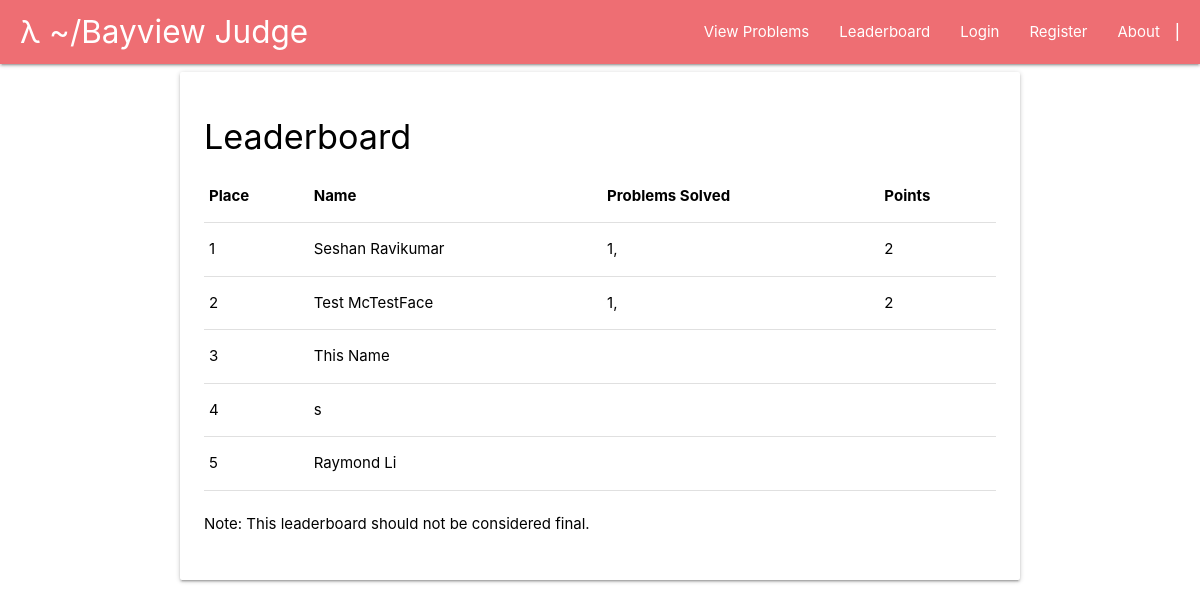
/Leaderboard/index.php, run on an earlier commit of the app's database.
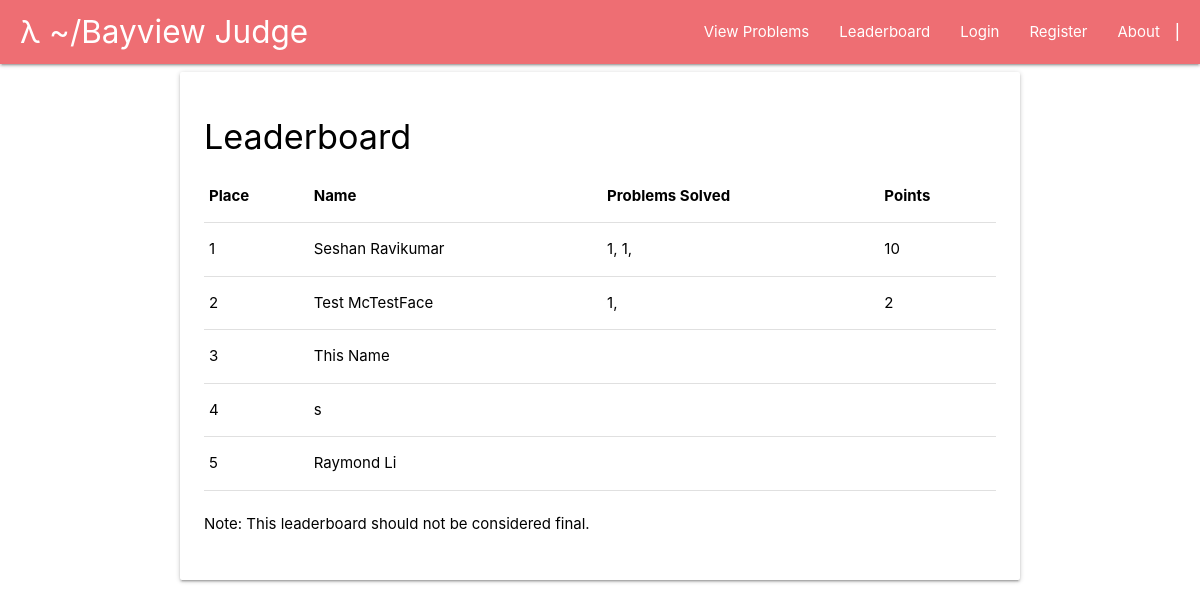
And on a later commit of the database.
### tables this page shows
CREATE TABLE `users` (
  `id` int(11) NOT NULL,
  `username` varchar(100) NOT NULL,
  `password` varchar(255) NOT NULL,
  `email` varchar(100) NOT NULL,
  `points` int(11) NOT NULL,
  `full_name` text NOT NULL,
  `school` text NOT NULL,
  `profile_desc` text NOT NULL,
  `role` int(11) NOT NULL DEFAULT '0'
);

### Controllers/GetUser.php (called while the page is built, shortened)
<?php
function getUsersList() {
    $config = parse_ini_file($_SERVER['DOCUMENT_ROOT'] . "/Config/config.ini");
    $conn = new mysqli($config['db_host'], $config['db_user'], $config['db_pass'], $config['db_name']);
    $query = "SELECT * FROM users ORDER BY points DESC";
    $result = $conn->query($query);
    $userArray = array();
    $index = 0;
    while($row = $result->fetch_assoc()){
        $userArray[$index] = $row;
        $index++;
    }
    return $userArray;
}
function computeScoreByID($id) {
    $config = parse_ini_file($_SERVER['DOCUMENT_ROOT'] . "/Config/config.ini");
    $conn = new mysqli($config['db_host'], $config['db_user'], $config['db_pass'], $config['db_name']);
    $query = "SELECT sum(points) FROM submissions WHERE user_id=$id";
    $result = $conn->query($query);
    $points = $result->fetch_assoc()['sum(points)'];
    $query = "UPDATE users SET
                 points=$points
                 WHERE id=$id";
    return $points;
}
function getUserSubmissionsByID($id) {
    $config = parse_ini_file($_SERVER['DOCUMENT_ROOT'] . "/Config/config.ini");
    $conn = new mysqli($config['db_host'], $config['db_user'], $config['db_pass'], $config['db_name']);
    $query = "SELECT * FROM submissions WHERE user_id=$id";
    $result = $conn->query($query);
    $problems=array();
    while ($row = $result->fetch_assoc()) {
        array_push($problems,$row['problem_id']);
    }
    return $problems;
}
?>

### Leaderboard/index.php (the view, shortened to what this page needs)
<?php
include($_SERVER['DOCUMENT_ROOT'] . "/Parts/page-head.php");
include($_SERVER['DOCUMENT_ROOT'] . "/Parts/page-foot.php");
include($_SERVER['DOCUMENT_ROOT'] . "/Controllers/GetUser.php");
echo renderPageHead("Leaderboard");
?>
<div class="card white hoverable">
    <div class="card-content black-text">
        <div class="row">
            <h4>Leaderboard</h4>
            <table>
                <thead>
                <tr>
                    <th>Place</th>
                    <th>Name</th>
                    <th>Problems Solved</th>
                    <th>Points</th>
                </tr>
                </thead>
                <tbody>
                <?php
                $users = getUsersList();
                $index  = 1;
                foreach($users as $user) {
                    ?>
                    <tr>
                        <td><?php echo $index ?></td>
                        <td><?php echo $user['full_name'] ?></td>
                        <td><?php
                            $submissions = getUserSubmissionsByID($user['id']);
                            foreach($submissions as $submission) {
                                echo $submission.", ";
                            }
                        ?></td>
                        <td><?php echo computeScoreByID($user['id']) ?></td>
                    </tr>
                    <?php
                    $index++;
                }
                ?>
                </tbody>
            </table>
            <br />
            <p>Note: This leaderboard should not be considered final.</p>
        </div>
    </div>
</div>
<?php
echo renderPageFoot();
?>

### Parts/page-head.php (shortened to what this page needs)
<?php
function renderPageHead($title) {
    $config = parse_ini_file($_SERVER['DOCUMENT_ROOT'] . "/Config/config.ini");
    $pageRoot = $config['page_root'];
    $helloMsg = "";
    $authBtns = "<li><a href=\"$pageRoot/Auth/Login.php\">Login</a></li><li><a href=\"$pageRoot/Auth/Register.php\">Register</a></li>";
    return <<<HTML
<!DOCTYPE html>
<html>
    <head>
        <link href="https://fonts.googleapis.com/icon?family=Material+Icons" rel="stylesheet">
        <link type="text/css" rel="stylesheet" href="$pageRoot/Assets/materialize/css/materialize.min.css"  media="screen,projection"/>
        <meta name="viewport" content="width=device-width, initial-scale=1.0"/>
        <title>$title - BayviewJudge</title>
    </head>
    <body>
        <nav>
            <div class="nav-wrapper">
                <a href="$pageRoot/" class="brand-logo" style="padding-left: 20px">λ ~/Bayview Judge</a>
                <ul id="nav-mobile" class="right hide-on-med-and-down" style="padding-right: 20px">
                    <li><a href="$pageRoot/Problems/ViewProblems.php">View Problems</a></li>
                    <li><a href="$pageRoot/Leaderboard">Leaderboard</a></li>
                    $authBtns
                    <li><a href="$pageRoot/About.php">About</a></li>
                    <li><strong>|  $helloMsg</strong></li>
                </ul>
            </div>
        </nav>
        <div class="container">
HTML;
}

### Parts/page-foot.php
<?php
function renderPageFoot() {
    $config = parse_ini_file($_SERVER['DOCUMENT_ROOT'] . "/Config/config.ini");
    $pageRoot = $config['page_root'];
    return <<<HTML
        </div>
        <script type="text/javascript" src="$pageRoot/Assets/materialize/js/materialize.min.js"></script>
    </body>
</html>
HTML;
}

What changed in the data, as far as the page shows it:
changed users "Seshan Ravikumar": id "2" → "10"
Also different on the page:
new list line: "1 ,"
